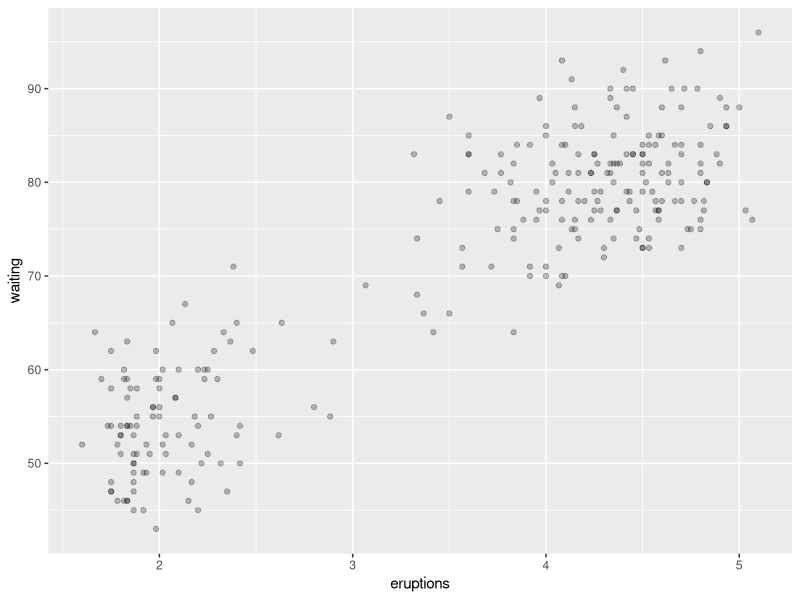

The R source for this figure:
##################################
## Author: Beltrán Aller López
## Date: 19/10/2019
## Title: apartado4
##################################

library(ggplot2)
data("faithful")

ggplot(faithful, aes(x = eruptions, y = waiting)) + geom_point(aes(alpha = I(0.25)))

       